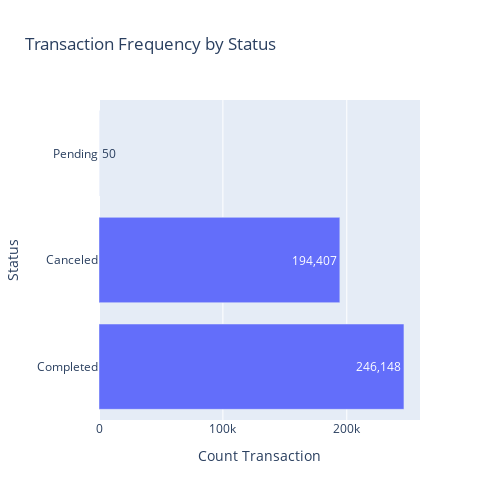

Here is the notebook cell this chart was saved with:
### Code cell
status_freq.sort_values(['status'], ascending=False, inplace=True)

# visualization section
fig = px.bar(status_freq,x='status', y='index', text='status', 
labels={
    'index':'Status',
    'status':'Count Transaction'
}, title='Transaction Frequency by Status')
fig.update_traces(texttemplate='%{text:,}')

fig.update_layout(
    autosize=False,
    width=500,
    height=500,
)
fig.show()

### Figure 1 — Plotly figure (JSON) as saved in the notebook; plotly's stock layout.template omitted (floating-point values rounded to 4 significant figures)
{"data": [{"alignmentgroup": "True", "hovertemplate": "Count Transaction=%{text}<br>Status=%{y}<extra></extra>", "legendgroup": "", "marker": {"color": "#636efa", "pattern": {"shape": ""}}, "name": "", "offsetgroup": "", "orientation": "h", "showlegend": false, "text": [246148, 194407, 50], "textposition": "auto", "texttemplate": "%{text:,}", "type": "bar", "x": [246148, 194407, 50], "xaxis": "x", "y": ["Completed", "Canceled", "Pending"], "yaxis": "y"}], "layout": {"autosize": false, "barmode": "relative", "height": 500, "legend": {"tracegroupgap": 0}, "title": {"text": "Transaction Frequency by Status"}, "width": 500, "xaxis": {"anchor": "y", "domain": [0, 1], "title": {"text": "Count Transaction"}}, "yaxis": {"anchor": "x", "domain": [0, 1], "title": {"text": "Status"}}}}
